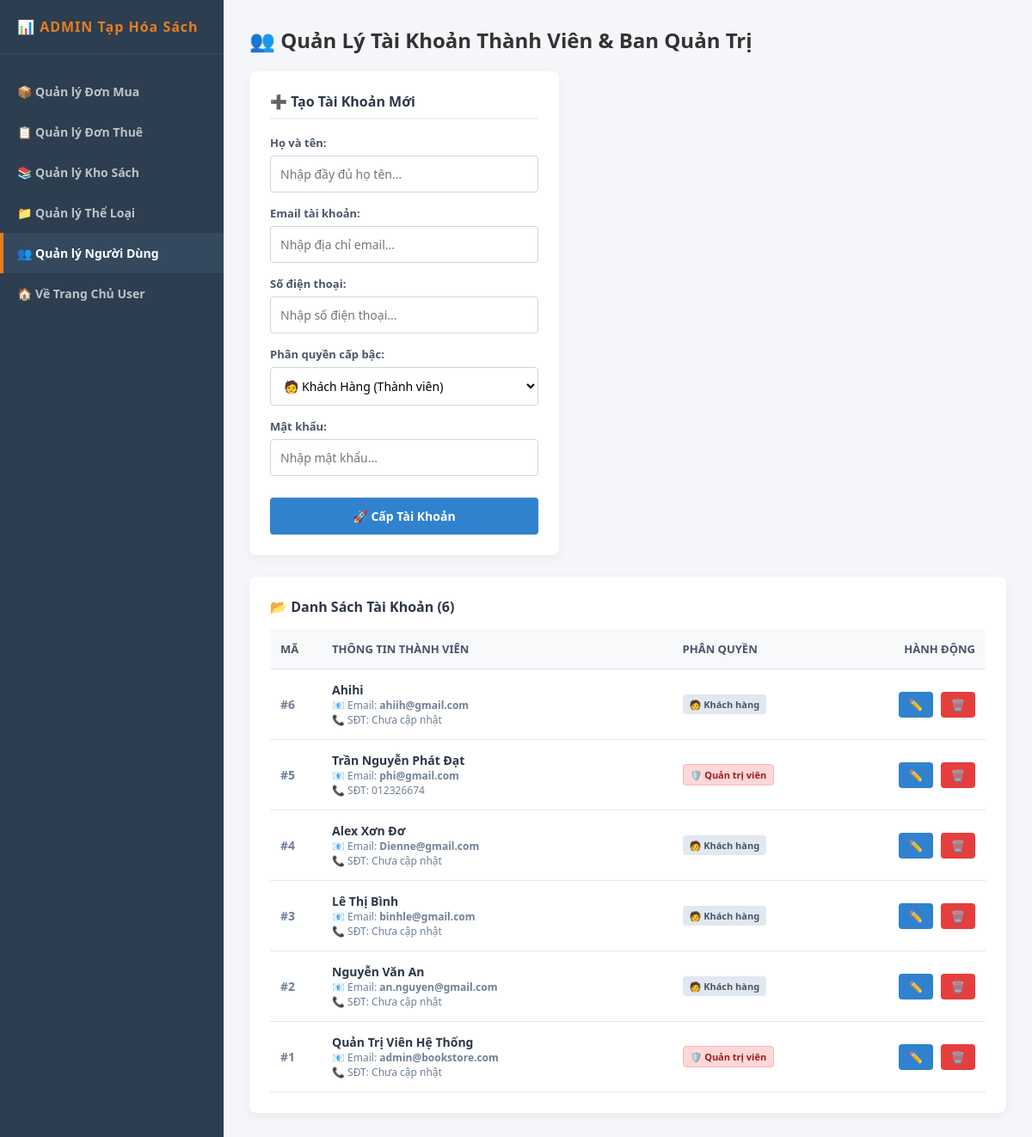
Page /admin/admin_quan_ly_nguoi_dung.php on the committed database.
### tables this page shows
CREATE TABLE `nguoi_dung` (
  `id` int(11) NOT NULL,
  `ten_dang_nhap` varchar(100) NOT NULL,
  `mat_khau` varchar(255) NOT NULL,
  `ho_ten` varchar(255) NOT NULL,
  `email` varchar(100) NOT NULL,
  `vai_tro` enum('khach_hang','admin') DEFAULT 'khach_hang',
  `ngay_tao` timestamp NOT NULL DEFAULT current_timestamp(),
  `so_dien_thoai` varchar(100) NOT NULL
);

### src/admin/admin_quan_ly_nguoi_dung.php (the view, shortened to what this page needs)
<?php
require_once '../db.php';
$user_sua = null;
$danh_sach_user = [];
try {
    $sql_all = "SELECT * FROM nguoi_dung ORDER BY id DESC";
    $danh_sach_user = $ket_noi->query($sql_all)->fetchAll(PDO::FETCH_ASSOC);
} catch (Exception $e) {
    $thong_bao = "<div class='alert alert-danger'>❌ Không thể tải danh sách tài khoản: " . $e->getMessage() . "</div>";
}
?>
<!DOCTYPE html>
<html lang="vi">
<head>
</head>
<body>
<div class="sidebar">
    <h3>📊 ADMIN Tạp Hóa Sách</h3>
    <a href="admin_don_hang_mua.php">📦 Quản lý Đơn Mua</a>
    <a href="admin_don_hang_thue.php">📋 Quản lý Đơn Thuê</a>
    <a href="admin_quan_ly_sach.php">📚 Quản lý Kho Sách</a>
    <a href="admin_quan_ly_the_loai.php">📁 Quản lý Thể Loại</a>
    <a href="admin_quan_ly_nguoi_dung.php" class="active">👥 Quản lý Người Dùng</a>
    <a href="../admin/index.php">🏠 Về Trang Chủ User</a>
</div>
<div class="main-content">
    <h2>👥 Quản Lý Tài Khoản Thành Viên & Ban Quản Trị</h2>
    <div class="grid-layout">
        <div class="form-container">
            <h3 style="color:#2d3748; margin-bottom: 18px; border-bottom: 2px solid #edf2f7; padding-bottom: 8px; font-size: 16px;">
                <?php echo $user_sua ? "🔄 Sửa Tài Khoản ID #".$user_sua['id'] : "➕ Tạo Tài Khoản Mới"; ?>
            </h3>
            <form action="admin_quan_ly_nguoi_dung.php" method="POST">
                <div class="form-group">
                    <label>Họ và tên:</label>
                    <input type="text" name="ho_ten" value="<?php echo htmlspecialchars($user_sua['ho_ten'] ?? ''); ?>" placeholder="Nhập đầy đủ họ tên..." required>
                </div>
                <div class="form-group">
                    <label>Email tài khoản:</label>
                    <input type="text" name="email" value="<?php echo htmlspecialchars($user_sua['email'] ?? ''); ?>" placeholder="Nhập địa chỉ email..." required>
                </div>
                <div class="form-group">
                    <label>Số điện thoại:</label>
                    <input type="text" name="so_dien_thoai" value="<?php echo htmlspecialchars($user_sua['so_dien_thoai'] ?? ''); ?>" placeholder="Nhập số điện thoại...">
                </div>
                <div class="form-group">
                    <label>Phân quyền cấp bậc:</label>
                    <select name="vai_tro" required>
                        <option value="khach_hang" <?php if(isset($user_sua['vai_tro']) && $user_sua['vai_tro'] == 'khach_hang') echo 'selected'; ?>>🧑 Khách Hàng (Thành viên)</option>
                    </select>
                </div>
                <div class="form-group">
                    <label>Mật khẩu:</label>
                    <input type="password" name="mat_khau" placeholder="<?php echo $user_sua ? 'Để trống nếu giữ nguyên mật khẩu cũ' : 'Nhập mật khẩu...'; ?>">
                </div>
                <button type="submit" name="luu_nguoi_dung" class="btn btn-submit">
                    <?php echo $user_sua ? "💾 Lưu Thay Đổi" : "🚀 Cấp Tài Khoản"; ?>
                </button>
            </form>
        </div>
        <div class="table-container">
            <h3 style="color:#2d3748; margin-bottom: 15px; font-size: 16px;">📂 Danh Sách Tài Khoản (<?php echo count($danh_sach_user); ?>)</h3>
            <table>
                <thead>
                    <tr>
                        <th style="width: 60px;">Mã</th>
                        <th>Thông Tin Thành Viên</th>
                        <th>Phân Quyền</th>
                        <th style="width: 120px; text-align: right;">Hành Động</th>
                    </tr>
                </thead>
                <tbody>
                    <?php if (count($danh_sach_user) == 0): ?>
                        <tr>
                            <td colspan="4" style="text-align: center; color:#a0aec0; padding: 20px;">Hệ thống chưa có người dùng nào đăng ký.</td>
                        </tr>
                    <?php else: ?>
                        <?php foreach ($danh_sach_user as $user): ?>
                            <tr>
                                <td style="font-weight: bold; color: #718096;">#<?php echo $user['id']; ?></td>
                                <td>
                                    <div style="font-weight: 600; color:#2d3748;"><?php echo htmlspecialchars($user['ho_ten']); ?></div>
                                    <div class="text-muted">📧 Email: <strong><?php echo htmlspecialchars($user['email']); ?></strong></div>
                                    <div class="text-muted">📞 SĐT: <?php echo htmlspecialchars($user['so_dien_thoai'] ?: 'Chưa cập nhật'); ?></div>
                                </td>
                                <td>
                                    <?php if($user['vai_tro'] == 'admin'): ?>
                                        <span class="badge-role role-admin">🛡️ Quản trị viên</span>
                                    <?php else: ?>
                                        <span class="badge-role role-user">🧑 Khách hàng</span>
                                    <?php endif; ?>
                                </td>
                                <td style="text-align: right;">
                                    <a href="admin_quan_ly_nguoi_dung.php?sua=<?php echo $user['id']; ?>" class="btn btn-edit">✏️</a>
                                    <a href="admin_quan_ly_nguoi_dung.php?xoa=<?php echo $user['id']; ?>" class="btn btn-delete" onclick="return confirm('Bạn có chắc chắn muốn xóa thành viên này? Việc này sẽ xóa vĩnh viễn quyền truy cập của họ.');">🗑️</a>
                                </td>
                            </tr>
                        <?php endforeach; ?>
                    <?php endif; ?>
                </tbody>
            </table>
        </div>
    </div>
</div>
</body>
</html>

### src/admin/admin_quan_ly_nguoi_dung.php (style rules this page uses)
* { box-sizing: border-box; margin: 0; padding: 0; font-family: 'Segoe UI', Tahoma, Geneva, Verdana, sans-serif; }
body { background-color: #f4f6f9; display: flex; min-height: 100vh; }
.sidebar { width: 260px; background-color: #2c3e50; color: white; padding: 20px 0; display: flex; flex-direction: column; flex-shrink: 0; }
.sidebar h3 { text-align: left; padding: 0 20px 20px 20px; margin-bottom: 20px; color: #e67e22; border-bottom: 1px solid #34495e; font-size: 16px; letter-spacing: 1px; }
.sidebar a { display: block; color: #bdc3c7; padding: 14px 20px; text-decoration: none; font-size: 14px; font-weight: bold; transition: all 0.2s; }
.sidebar a:hover, .sidebar a.active { background-color: #34495e; color: white; border-left: 4px solid #e67e22; padding-left: 16px; }
.main-content { flex: 1; padding: 30px; overflow-y: auto; }
h2 { color: #333; margin-bottom: 20px; font-size: 24px; display: flex; align-items: center; gap: 10px; }
.grid-layout { display: flex; gap: 25px; flex-wrap: wrap; align-items: flex-start; }
.form-container { background: white; padding: 24px; border-radius: 8px; box-shadow: 0 4px 12px rgba(0,0,0,0.05); width: 360px; flex-shrink: 0; }
.table-container { background: white; padding: 24px; border-radius: 8px; box-shadow: 0 4px 12px rgba(0,0,0,0.05); flex: 1; min-width: 550px; }
table { width: 100%; border-collapse: collapse; text-align: left; }
th, td { padding: 14px 12px; border-bottom: 1px solid #e2e8f0; font-size: 14px; vertical-align: middle; }
th { background-color: #f8f9fa; color: #4a5568; font-weight: bold; font-size: 13px; text-transform: uppercase; }
.form-group { margin-bottom: 15px; }
label { display: block; margin-bottom: 6px; font-weight: bold; color: #4a5568; font-size: 13px; }
input[type="text"], input[type="password"], select { width: 100%; padding: 11px; border: 1px solid #cbd5e0; border-radius: 4px; font-size: 14px; background-color: #fff; }
.btn { padding: 6px 12px; border-radius: 4px; border: none; cursor: pointer; text-decoration: none; font-size: 13px; font-weight: bold; display: inline-block; text-align: center; }
.btn-edit { background-color: #3182ce; color: white; margin-right: 5px; }
.btn-delete { background-color: #e53e3e; color: white; }
.btn-submit { background-color: #3182ce; color: white; width: 100%; padding: 12px; font-size: 14px; margin-top: 10px; border-radius: 4px; font-weight: bold; border: none; cursor: pointer; transition: background 0.2s; }
.badge-role { padding: 4px 8px; border-radius: 4px; font-size: 11px; font-weight: bold; display: inline-block; }
.role-admin { background-color: #fed7d7; color: #9b1c1c; border: 1px solid #fbb6b6; }
.role-user { background-color: #e2e8f0; color: #4a5568; }
.text-muted { color: #718096; font-size: 12px; }

### rows in the picture
nguoi_dung: id "6", ho_ten "Ahihi", email "ahiih@gmail.com", so_dien_thoai "Chưa cập nhật", vai_tro "🧑 Khách hàng"
nguoi_dung: id "5", ho_ten "Trần Nguyễn Phát Đạt", email "phi@gmail.com", so_dien_thoai "012326674", vai_tro "🛡️ Quản trị viên"
nguoi_dung: id "4", ho_ten "Alex Xơn Đơ", email "Dienne@gmail.com", so_dien_thoai "Chưa cập nhật", vai_tro "🧑 Khách hàng"
nguoi_dung: id "3", ho_ten "Lê Thị Bình", email "binhle@gmail.com", so_dien_thoai "Chưa cập nhật", vai_tro "🧑 Khách hàng"
nguoi_dung: id "2", ho_ten "Nguyễn Văn An", email "an.nguyen@gmail.com", so_dien_thoai "Chưa cập nhật", vai_tro "🧑 Khách hàng"
nguoi_dung: id "1", ho_ten "Quản Trị Viên Hệ Thống", email "admin@bookstore.com", so_dien_thoai "Chưa cập nhật", vai_tro "🛡️ Quản trị viên"

### other values in the picture
count($danh_sach_user) "6"
